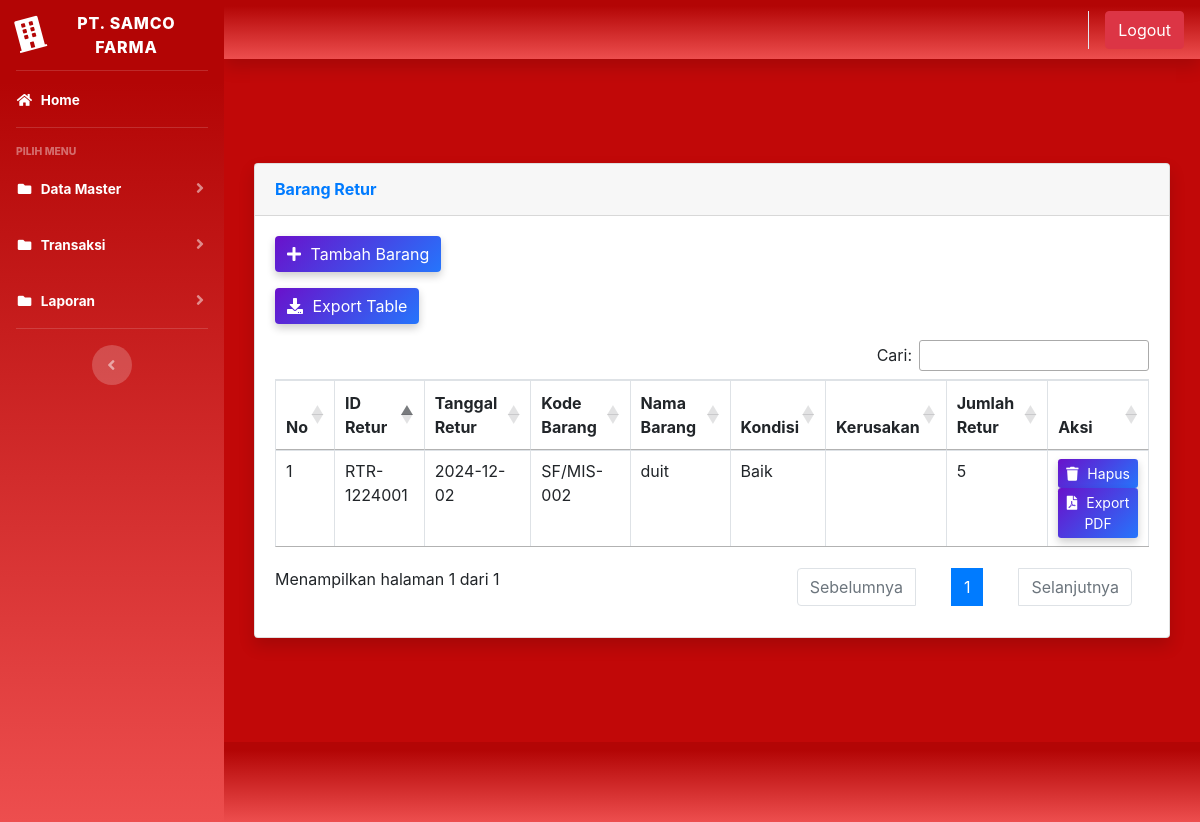
/index.php?page=barangretur (signed in), run on the app's committed database.
### tables this page shows
CREATE TABLE `barang_retur` (
  `id_retur` varchar(20) NOT NULL,
  `id_transaksi` varchar(20) DEFAULT NULL,
  `tanggal_retur` date DEFAULT NULL,
  `kode_barang` varchar(20) DEFAULT NULL,
  `nama_barang` varchar(255) DEFAULT NULL,
  `jenis_barang` varchar(100) NOT NULL,
  `kondisi` text DEFAULT NULL,
  `kerusakan_dropdown` text DEFAULT NULL,
  `kerusakan` text DEFAULT NULL,
  `jumlah` int(11) DEFAULT NULL,
  `tujuan` varchar(255) DEFAULT NULL
);

### page/barangretur/barangretur.php (the view, shortened to what this page needs)
<div class="container-fluid">
    <div class="card shadow mb-4">
        <div class="card-header py-3">
            <h6 class="m-0 font-weight-bold text-primary"> Barang Retur </h6>
        </div>
        <div class="card-body">
            <div class="mb-3">
                <a href="?page=barangretur&aksi=tambahbarangretur" class="btn btn-primary custom-btn">
                    <i class="fas fa-plus me-2"></i> Tambah Barang
                </a>
            </div>
            <div class="mb-3">
                <a href="export4.php" class="btn btn-primary custom-btn">
                    <i class="fas fa-download me-2"></i> Export Table
                </a>
            </div>
            <div class="table-responsive">
                <table class="table table-bordered" id="barangretur" width="100%" cellspacing="0">
                    <thead>
                        <tr>
                            <th>No</th>
                            <th>ID Retur</th>
                            <th>Tanggal Retur</th>
                            <th>Kode Barang</th>
                            <th>Nama Barang</th>
                            <th>Kondisi</th>
                            <th>Kerusakan</th>
                            <th>Jumlah Retur</th>
                            <th>Aksi</th>
                        </tr>
                    </thead>
                    <tbody>
                        <?php
                        $no = 1;
                        $sql = $koneksi->query("SELECT * FROM barang_retur ORDER BY id_retur");
                        while ($data = $sql->fetch_assoc()) {
                            ?>
                            <tr>
                                <td><?php echo $no++; ?></td>
                                <td><?php echo htmlspecialchars($data['id_retur']); ?></td>
                                <td><?php echo htmlspecialchars($data['tanggal_retur']); ?></td>
                                <td><?php echo htmlspecialchars($data['kode_barang']); ?></td>
                                <td><?php echo htmlspecialchars($data['nama_barang']); ?></td>
                                <td><?php echo htmlspecialchars($data['kondisi']); ?></td>
                                <td><?php echo htmlspecialchars($data['kerusakan']); ?></td>
                                <td><?php echo htmlspecialchars($data['jumlah']); ?></td>
                                <td>
                                    <a href="?page=barangretur&aksi=hapusbarangretur&id_retur=<?php echo $data['id_retur']; ?>"
                                        class="btn btn-danger btn-sm custom-btn"
                                        onclick="return confirm('Apakah anda yakin akan menghapus data ini?')">
                                        <i class="fas fa-trash"></i> Hapus
                                    </a>
                                    <a href="pdf4.php?id_retur=<?php echo $data['id_retur']; ?>"
                                        class="btn btn-warning btn-sm custom-btn" data-bs-toggle="tooltip"
                                        data-bs-placement="top" title="Export PDF">
                                        <i class="fas fa-file-pdf"></i> Export PDF
                                    </a>
                                </td>
                            </tr>
                        <?php } ?>
                    </tbody>
                </table>
            </div>
        </div>
    </div>
</div>

### page/barangretur/barangretur.php (style rules this page uses)
.custom-btn { background: linear-gradient(135deg, #6a11cb 0%, #2575fc 100%); color: white; border: none; box-shadow: 0 4px 8px rgba(0, 0, 0, 0.2); transition: transform 0.2s ease, box-shadow 0.2s ease; }
.custom-btn i { margin-right: 5px; }

### data on the page
barang_retur: id_retur "RTR-1224001", tanggal_retur "2024-12-02", kode_barang "SF/MIS-002", nama_barang "duit", kondisi "Baik", jumlah "5"
